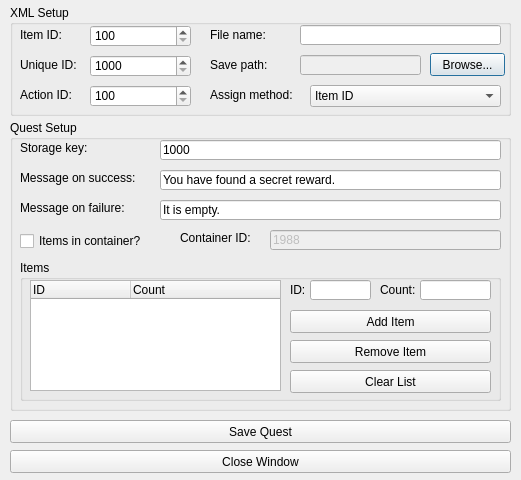
<?xml version="1.0" encoding="UTF-8"?>
<ui version="4.0">
 <class>QuestCreator</class>
 <widget class="QDialog" name="QuestCreator">
  <property name="geometry">
   <rect>
    <x>0</x>
    <y>0</y>
    <width>521</width>
    <height>480</height>
   </rect>
  </property>
  <property name="windowTitle">
   <string>Quest Creator</string>
  </property>
  <widget class="QGroupBox" name="XMLSetupGroup">
   <property name="geometry">
    <rect>
     <x>10</x>
     <y>5</y>
     <width>501</width>
     <height>111</height>
    </rect>
   </property>
   <property name="title">
    <string>XML Setup</string>
   </property>
   <widget class="QLabel" name="ItemIDLabel">
    <property name="geometry">
     <rect>
      <x>10</x>
      <y>22</y>
      <width>61</width>
      <height>16</height>
     </rect>
    </property>
    <property name="text">
     <string>Item ID:</string>
    </property>
   </widget>
   <widget class="QLabel" name="UIDLabel">
    <property name="geometry">
     <rect>
      <x>10</x>
      <y>52</y>
      <width>61</width>
      <height>16</height>
     </rect>
    </property>
    <property name="text">
     <string>Unique ID:</string>
    </property>
   </widget>
   <widget class="QLabel" name="AIDLabel">
    <property name="geometry">
     <rect>
      <x>10</x>
      <y>82</y>
      <width>61</width>
      <height>16</height>
     </rect>
    </property>
    <property name="text">
     <string>Action ID:</string>
    </property>
   </widget>
   <widget class="QSpinBox" name="ItemIDSpin">
    <property name="geometry">
     <rect>
      <x>80</x>
      <y>20</y>
      <width>101</width>
      <height>22</height>
     </rect>
    </property>
    <property name="minimum">
     <number>100</number>
    </property>
    <property name="maximum">
     <number>13000</number>
    </property>
   </widget>
   <widget class="QSpinBox" name="UIDSpin">
    <property name="geometry">
     <rect>
      <x>80</x>
      <y>50</y>
      <width>101</width>
      <height>22</height>
     </rect>
    </property>
    <property name="minimum">
     <number>1000</number>
    </property>
    <property name="maximum">
     <number>65535</number>
    </property>
   </widget>
   <widget class="QSpinBox" name="AIDSpin">
    <property name="geometry">
     <rect>
      <x>80</x>
      <y>80</y>
      <width>101</width>
      <height>22</height>
     </rect>
    </property>
    <property name="minimum">
     <number>100</number>
    </property>
    <property name="maximum">
     <number>65535</number>
    </property>
   </widget>
   <widget class="QLabel" name="FileNameLabel">
    <property name="geometry">
     <rect>
      <x>200</x>
      <y>22</y>
      <width>81</width>
      <height>16</height>
     </rect>
    </property>
    <property name="text">
     <string>File name:</string>
    </property>
   </widget>
   <widget class="QLabel" name="SavePathLabel">
    <property name="geometry">
     <rect>
      <x>200</x>
      <y>52</y>
      <width>81</width>
      <height>16</height>
     </rect>
    </property>
    <property name="text">
     <string>Save path:</string>
    </property>
   </widget>
   <widget class="QLineEdit" name="FileNameEdit">
    <property name="geometry">
     <rect>
      <x>290</x>
      <y>20</y>
      <width>201</width>
      <height>20</height>
     </rect>
    </property>
   </widget>
   <widget class="QLineEdit" name="SavePathEdit">
    <property name="enabled">
     <bool>false</bool>
    </property>
    <property name="geometry">
     <rect>
      <x>290</x>
      <y>50</y>
      <width>121</width>
      <height>20</height>
     </rect>
    </property>
   </widget>
   <widget class="QPushButton" name="BrowsePathButton">
    <property name="geometry">
     <rect>
      <x>420</x>
      <y>48</y>
      <width>75</width>
      <height>23</height>
     </rect>
    </property>
    <property name="text">
     <string>Browse...</string>
    </property>
   </widget>
   <widget class="QLabel" name="AssignMethodLabel">
    <property name="geometry">
     <rect>
      <x>200</x>
      <y>82</y>
      <width>111</width>
      <height>16</height>
     </rect>
    </property>
    <property name="text">
     <string>Assign method:</string>
    </property>
   </widget>
   <widget class="QComboBox" name="AssignMethodCombo">
    <property name="geometry">
     <rect>
      <x>300</x>
      <y>80</y>
      <width>191</width>
      <height>22</height>
     </rect>
    </property>
    <item>
     <property name="text">
      <string>Item ID</string>
     </property>
    </item>
    <item>
     <property name="text">
      <string>Action ID</string>
     </property>
    </item>
    <item>
     <property name="text">
      <string>Unique ID</string>
     </property>
    </item>
   </widget>
  </widget>
  <widget class="QGroupBox" name="QuestSetupGroup">
   <property name="geometry">
    <rect>
     <x>10</x>
     <y>120</y>
     <width>501</width>
     <height>291</height>
    </rect>
   </property>
   <property name="title">
    <string>Quest Setup</string>
   </property>
   <widget class="QLabel" name="StorageKeyLabel">
    <property name="geometry">
     <rect>
      <x>10</x>
      <y>20</y>
      <width>121</width>
      <height>16</height>
     </rect>
    </property>
    <property name="text">
     <string>Storage key:</string>
    </property>
   </widget>
   <widget class="QLabel" name="SuccessMessageLabel">
    <property name="geometry">
     <rect>
      <x>10</x>
      <y>50</y>
      <width>121</width>
      <height>16</height>
     </rect>
    </property>
    <property name="text">
     <string>Message on success:</string>
    </property>
   </widget>
   <widget class="QLabel" name="FailureMessageLabel">
    <property name="geometry">
     <rect>
      <x>10</x>
      <y>80</y>
      <width>121</width>
      <height>16</height>
     </rect>
    </property>
    <property name="text">
     <string>Message on failure:</string>
    </property>
   </widget>
   <widget class="QCheckBox" name="ItemsInContainer">
    <property name="geometry">
     <rect>
      <x>10</x>
      <y>112</y>
      <width>131</width>
      <height>18</height>
     </rect>
    </property>
    <property name="text">
     <string>Items in container?</string>
    </property>
   </widget>
   <widget class="QLabel" name="ContainerIDLabel">
    <property name="geometry">
     <rect>
      <x>170</x>
      <y>110</y>
      <width>81</width>
      <height>16</height>
     </rect>
    </property>
    <property name="text">
     <string>Container ID:</string>
    </property>
   </widget>
   <widget class="QLineEdit" name="ContainerIDEdit">
    <property name="enabled">
     <bool>false</bool>
    </property>
    <property name="geometry">
     <rect>
      <x>260</x>
      <y>110</y>
      <width>231</width>
      <height>20</height>
     </rect>
    </property>
    <property name="text">
     <string>1988</string>
    </property>
   </widget>
   <widget class="QGroupBox" name="ItemsListGroup">
    <property name="geometry">
     <rect>
      <x>10</x>
      <y>140</y>
      <width>481</width>
      <height>141</height>
     </rect>
    </property>
    <property name="title">
     <string>Items</string>
    </property>
    <widget class="QTreeWidget" name="ItemsList">
     <property name="geometry">
      <rect>
       <x>10</x>
       <y>20</y>
       <width>251</width>
       <height>111</height>
      </rect>
     </property>
     <column>
      <property name="text">
       <string>ID</string>
      </property>
     </column>
     <column>
      <property name="text">
       <string>Count</string>
      </property>
     </column>
    </widget>
    <widget class="QPushButton" name="ItemsClearList">
     <property name="geometry">
      <rect>
       <x>270</x>
       <y>110</y>
       <width>201</width>
       <height>23</height>
      </rect>
     </property>
     <property name="text">
      <string>Clear List</string>
     </property>
    </widget>
    <widget class="QPushButton" name="ItemsRemoveItem">
     <property name="geometry">
      <rect>
       <x>270</x>
       <y>80</y>
       <width>201</width>
       <height>23</height>
      </rect>
     </property>
     <property name="text">
      <string>Remove Item</string>
     </property>
    </widget>
    <widget class="QPushButton" name="ItemsAddItem">
     <property name="geometry">
      <rect>
       <x>270</x>
       <y>50</y>
       <width>201</width>
       <height>23</height>
      </rect>
     </property>
     <property name="text">
      <string>Add Item</string>
     </property>
    </widget>
    <widget class="QLineEdit" name="ItemsAddIDEdit">
     <property name="geometry">
      <rect>
       <x>290</x>
       <y>20</y>
       <width>61</width>
       <height>20</height>
      </rect>
     </property>
    </widget>
    <widget class="QLabel" name="ItemsAddID">
     <property name="geometry">
      <rect>
       <x>270</x>
       <y>22</y>
       <width>21</width>
       <height>16</height>
      </rect>
     </property>
     <property name="text">
      <string>ID:</string>
     </property>
    </widget>
    <widget class="QLabel" name="ItemsAddCount">
     <property name="geometry">
      <rect>
       <x>360</x>
       <y>22</y>
       <width>41</width>
       <height>16</height>
      </rect>
     </property>
     <property name="text">
      <string>Count:</string>
     </property>
    </widget>
    <widget class="QLineEdit" name="ItemsAddCountEdit">
     <property name="geometry">
      <rect>
       <x>400</x>
       <y>20</y>
       <width>71</width>
       <height>20</height>
      </rect>
     </property>
    </widget>
   </widget>
   <widget class="QLineEdit" name="StorageKeyEdit">
    <property name="geometry">
     <rect>
      <x>150</x>
      <y>20</y>
      <width>341</width>
      <height>20</height>
     </rect>
    </property>
    <property name="text">
     <string>1000</string>
    </property>
   </widget>
   <widget class="QLineEdit" name="SuccessMessageEdit">
    <property name="geometry">
     <rect>
      <x>150</x>
      <y>50</y>
      <width>341</width>
      <height>20</height>
     </rect>
    </property>
    <property name="text">
     <string>You have found a secret reward.</string>
    </property>
   </widget>
   <widget class="QLineEdit" name="FailureMessageEdit">
    <property name="geometry">
     <rect>
      <x>150</x>
      <y>80</y>
      <width>341</width>
      <height>20</height>
     </rect>
    </property>
    <property name="text">
     <string>It is empty.</string>
    </property>
   </widget>
  </widget>
  <widget class="QPushButton" name="SaveQuestButton">
   <property name="geometry">
    <rect>
     <x>10</x>
     <y>420</y>
     <width>501</width>
     <height>23</height>
    </rect>
   </property>
   <property name="text">
    <string>Save Quest</string>
   </property>
  </widget>
  <widget class="QPushButton" name="CloseWindowButton">
   <property name="geometry">
    <rect>
     <x>10</x>
     <y>450</y>
     <width>501</width>
     <height>23</height>
    </rect>
   </property>
   <property name="text">
    <string>Close Window</string>
   </property>
  </widget>
 </widget>
 <resources/>
 <connections/>
</ui>
